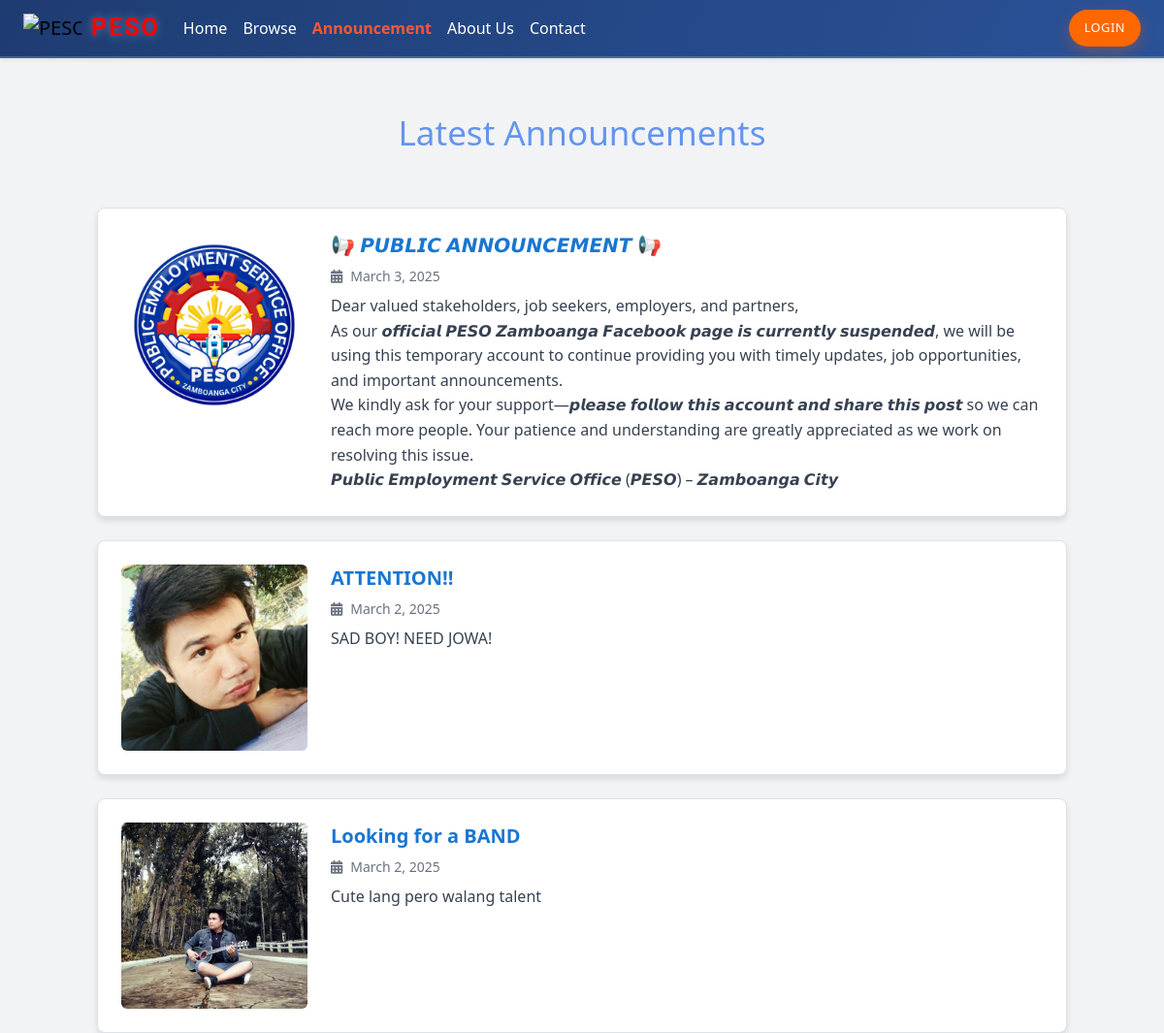
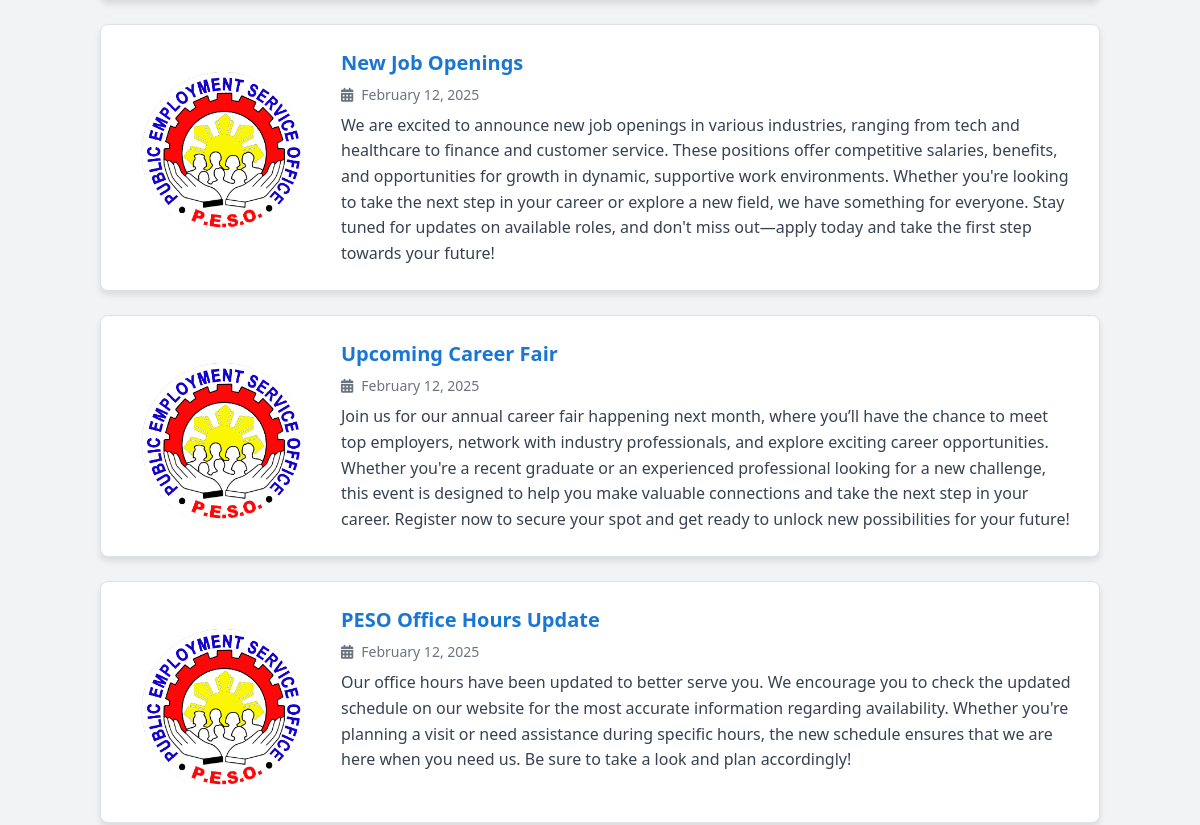
The page /admin/announcement.php (upper part) on the database as committed earlier (2 pictures, top to bottom).
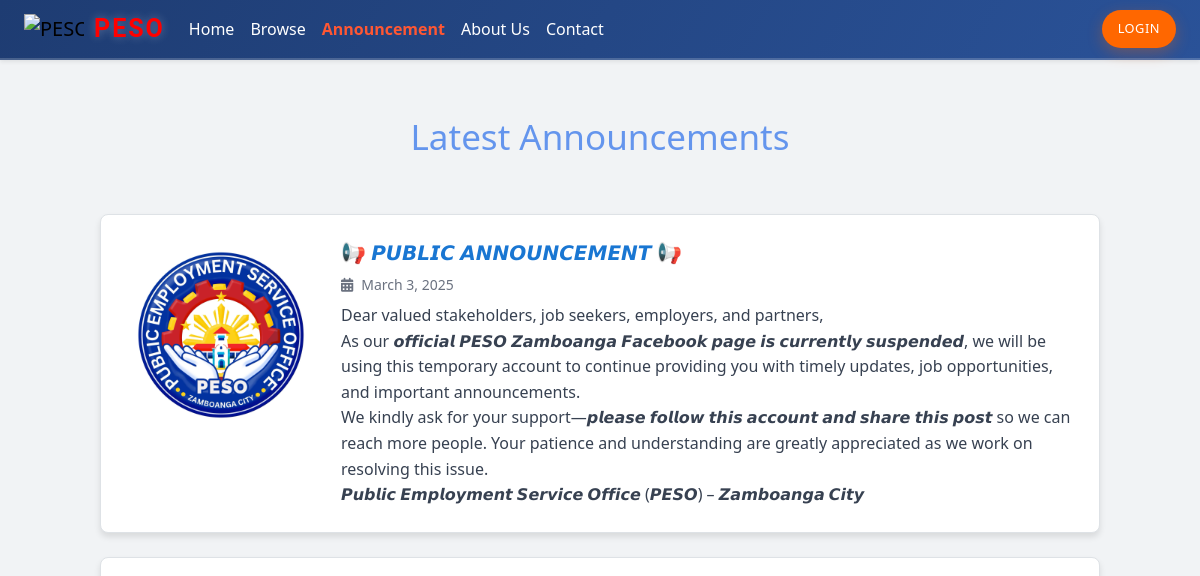
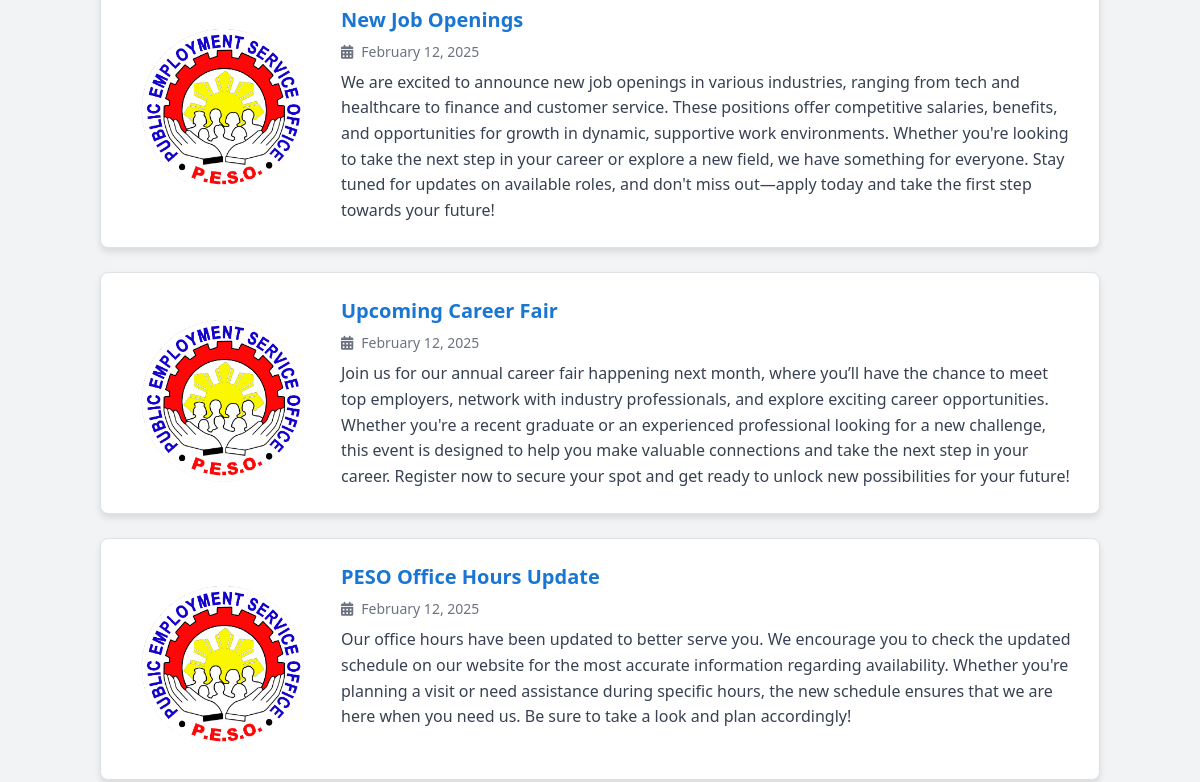
The same page on the database as committed later (2 pictures, top to bottom).
### tables this page shows
CREATE TABLE `announcements` (
  `id` int(11) NOT NULL,
  `title` varchar(255) NOT NULL,
  `content` text NOT NULL,
  `created_at` timestamp NOT NULL DEFAULT current_timestamp(),
  `thumbnail` varchar(255) DEFAULT NULL,
  `url_link` varchar(255) DEFAULT NULL
);

### admin/announcement.php (the view, shortened to what this page needs)
<?php
include '../includes/header.php';
$user_role = isset($_SESSION['role']) ? $_SESSION['role'] : null;
?>
<!DOCTYPE html>
<html lang="en">
<head>
    <link href="https://cdn.jsdelivr.net/npm/tailwindcss@2.2.19/dist/tailwind.min.css" rel="stylesheet">
    <link rel="stylesheet" href="https://cdnjs.cloudflare.com/ajax/libs/font-awesome/6.5.1/css/all.min.css">
    <link rel="stylesheet" href="/JOB/assets/announcement.css">
</head>
<body>
<br><h1 class="text-center mt-8 ">Latest Announcements</h1>
<div class="container mx-auto py-8">
    <?php
    $query = "SELECT * FROM announcements ORDER BY created_at DESC";
    $result = mysqli_query($conn, $query);
    if (mysqli_num_rows($result) > 0) {
        while ($row = mysqli_fetch_assoc($result)) {
            $thumbnail = $row['thumbnail'] ? '../uploads/' . $row['thumbnail'] : '../uploads/default/PESO.png';
            $url_link = $row['url_link'] ? $row['url_link'] : '#';
            $is_clickable = !empty($row['url_link']);
            echo '
<div class="announcement-card p-6 mb-6 relative flex items-start border rounded-lg shadow-md bg-white hover:bg-gray-100 transition-all duration-300 ease-in-out">
    ' . ($is_clickable ?
        '<a href="' . $url_link . '" target="_blank" class="flex items-start">' :
        '<div class="flex items-start">') . '
        <div class="announcement-thumbnail mr-6">
            <img src="' . $thumbnail . '" alt="Thumbnail" class="w-48 h-48 object-cover rounded-md">
        </div>
        <div class="announcement-content flex-1 flex-col">
            <h2 class="announcement-title text-xl font-bold text-[#1976d2] hover:underline mb-2">' . htmlspecialchars($row['title']) . '</h2>
            <p class="announcement-date text-sm text-gray-500 mb-2"><i class="fas fa-calendar-alt me-2"></i>' . date("F j, Y", strtotime($row['created_at'])) . '</p>
            <p class="announcement-content mt-2 text-gray-700">' . nl2br(htmlspecialchars($row['content'])) . '</p>
        </div>
    ' . ($is_clickable ? '</a>' : '</div>') . '
    ' . ($user_role === 'admin' ? '
    <div class="action-buttons absolute top-2 right-2">
        <button class="btn btn-outline-custom dropdown-toggle" type="button" data-bs-toggle="dropdown" aria-expanded="false">
        </button>
        <ul class="dropdown-menu">
            <li><a class="dropdown-item" href="edit_announcement.php?id=' . $row['id'] . '">Edit</a></li>
            <li><a class="dropdown-item delete-button btn-delete" href="#" data-id="' . $row['id'] . '" data-bs-toggle="modal" data-bs-target="#deleteModal">Delete</a></li>
        </ul>
    </div>
    ' : '') . '
</div>';
        }
    } else {
        echo '<p class="text-center text-gray-600">No announcements available at the moment.</p>';
    }
    ?>
</div>
</body>
</html>

Rows that differ between the two databases and show on the page:
removed announcements: thumbnail (picture), title "ATTENTION!!", created_at "March 2, 2025", content "SAD BOY! NEED JOWA!"
removed announcements: thumbnail (picture), title "Looking for a BAND", created_at "March 2, 2025", content "Cute lang pero walang talent"
